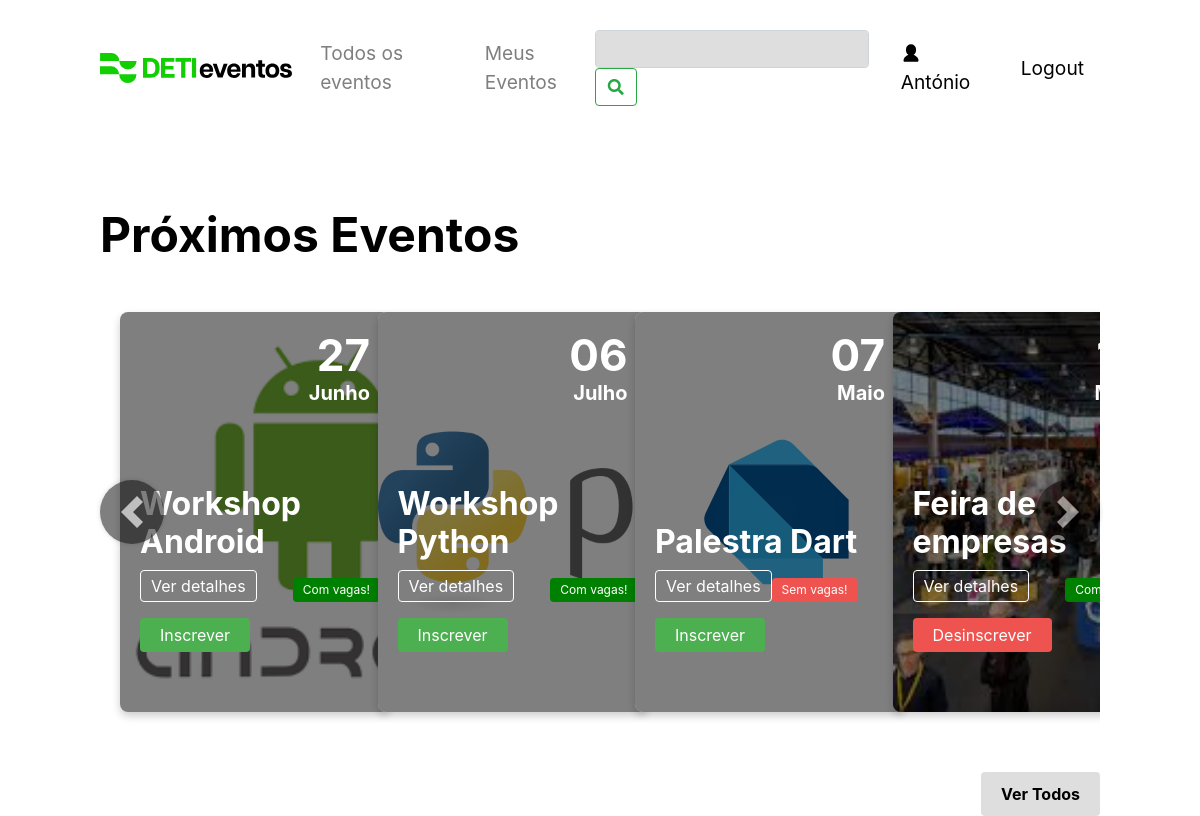
Page /search (signed in) on the committed database.
### tables this page shows
CREATE TABLE users (
    id INTEGER PRIMARY KEY,
    email TEXT NOT NULL,
    name TEXT NOT NULL,
    password TEXT NOT NULL
    );

CREATE TABLE events (
    id INTEGER PRIMARY KEY,
    name TEXT NOT NULL,
    description TEXT NOT NULL,
    location TEXT NOT NULL,
    image TEXT,
    date DATE,
    user_id INTEGER,           
    colaborator TEXT , 
    vagas INTEGER,
    lotacao INTEGER,
    preco INTEGER,
    esgotado boolean DEFAULT 0,
    FOREIGN KEY(user_id) REFERENCES users(id)
    );

### DETI_EVENTOS_CODIGO/app.py (the view)
@app.route('/search', methods=['GET'])
def search():
    search_term = request.args.get('q', '')
    events = search_events(search_term)
    user_id = get_user_id(session.get('user_email'))
    if events is None:
        flash('An error occurred while searching for events', category='error')
        return redirect('/')
    converted_events = []
    for event in events:
        converted_event = list(event)
        converted_event[5] = datetime.strptime(event[5], '%Y-%m-%d').date()
        converted_events.append(tuple(converted_event))
    user_events = get_user_events(user_id)
    user_events = list(user_events)
    is_admin = 'user_email' in session and session.get('user_email') == "admin@gmail.com"
    name = session.get('user_name')
    user = 'user_email' in session
    return render_template('index.html', events=converted_events, is_admin=is_admin, user=user, name=name,user_id=user_id, user_events=user_events)

### DETI_EVENTOS_CODIGO/app.py (called while the page is built)
@app.template_filter('formatdate')
def format_date(value, format='%d-%B'):
    if value is None:
        return ""
    month_names = {
        'January': 'Janeiro', 'February': 'Fevereiro', 'March': 'Março',
        'April': 'Abril', 'May': 'Maio', 'June': 'Junho',
        'July': 'Julho', 'August': 'Agosto', 'September': 'Setembro',
        'October': 'Outubro', 'November': 'Novembro', 'December': 'Dezembro'
    }
    formatted_date = value.strftime(format)
    for eng, pt in month_names.items():
        formatted_date = formatted_date.replace(eng, pt)
    return formatted_date

def search_events(search_term):
    connection = sqlite3.connect('data.db', check_same_thread=False)
    cursor = connection.cursor()
    try:
        cursor.execute("SELECT * FROM events WHERE name LIKE ? OR description LIKE ? ", ('%'+search_term+'%', '%'+search_term+'%'))
        results = cursor.fetchall()
        return results
    except Exception as e:
        print("ERRO" + e)
        return None

### DETI_EVENTOS_CODIGO/models.py (called while the page is built)
def get_user_id(email):
    connection = sqlite3.connect('data.db', check_same_thread=False)
    cursor = connection.cursor()
    cursor.execute("SELECT id FROM users WHERE email = ?", (email,))
    user_id = cursor.fetchall()
    if len(user_id) == 0:
        return None
    return user_id[0][0]

def get_user_events(user_id):
    connection = sqlite3.connect('data.db', check_same_thread=False)
    cursor = connection.cursor()
    try:
        cursor.execute("SELECT * FROM user_events WHERE user_id = ?", (user_id,))
        results = cursor.fetchall()
        return results
    except Exception as e:
        print(e)
        return None

### DETI_EVENTOS_CODIGO/templates/index.html (shortened to what this page needs)
<!DOCTYPE html>
<html lang="en">
<head>
  <link rel="stylesheet" href="https://cdnjs.cloudflare.com/ajax/libs/font-awesome/5.15.1/css/all.min.css">
  <link rel="stylesheet" href="https://stackpath.bootstrapcdn.com/bootstrap/4.3.1/css/bootstrap.min.css">
  <link rel="stylesheet" href="/static/css/navbar_style.css">
  <link rel="stylesheet" href="/static/css/style.css">
  <link rel="stylesheet" href="/static/css/pop_up.css">
  <link rel="stylesheet" href="https://cdnjs.cloudflare.com/ajax/libs/font-awesome/5.15.3/css/all.min.css">
  <link rel="stylesheet" href="https://cdn.jsdelivr.net/npm/sweetalert2@11/dist/sweetalert2.min.css">
</head>
<body>
  <nav class="navbar_style navbar navbar-expand-lg navbar-light bg-light">
    <a href="/">
      <img src="/static/images/DETI.svg" alt="DETI Logo">
    </a>
    <div class="collapse navbar-collapse" id="navbarNav">
      <ul class="navbar-nav">
        <li class="nav-item">
          <a class="nav-link navbar_style_links" href="/todos_os_eventos">Todos os eventos</a>
        </li>
        <li class="nav-item">
          <a class="nav-link navbar_style_links" href="/meus_eventos">Meus Eventos</a>
        </li>
      </ul>
      <form class="form-inline ml-auto" action="/search" method="get">
        <input class="form-control mr-sm-2 navbar_style_search" type="text" placeholder="" name="q"
          aria-label="Campo_Pesquisa">
        <button class="btn btn-outline-success my-2 my-sm-0" type="submit"><i class="fas fa-search"
            aria-label="Botao_Pesquisar"></i></button>
      </form>
        {% if user %}
        <a class="nav-link ml-2 navbar_style_login" href="/meus_eventos">
          <img class="login-icon" src="static/images/user_icon.svg" alt="User Icon">
          {{ name }}
          {% endif %}
        </a>
        <a class="nav-link ml-2 navbar_style_login" href="/logout">
          Logout
        </a>
    </div>
  </nav>
  <div class="events-header">
    <h1>Próximos Eventos</h1>
  </div>
  <div id="eventCarousel" class="carousel slide">
    <div class="carousel-inner">
      {% for event in events %}
      {% if loop.index0 % 4 == 0 %}
      <div class="carousel-item {% if loop.first %}active{% endif %}">
        <div class="row">
          {% endif %}
          <div class="col-12 col-md-6 col-lg-3">
            <div class="event-card"
              style="background-image: url('{{event[4]}}'); background-size: cover; margin: 20px;">
              <div class="event-content">
                <div class="event-day">{{ event[5]|formatdate('%d') }}</div>
                <div class="event-month">{{ event[5]|formatdate('%B') }}</div>
              </div>
              <div class="event-info">
                <h2 class="event-title">{{event[1]}}</h2>
                <div class="event-details">
                  <p class="event-details-btn" id="details-btn" data-event-id="{{ event[0] }}"
                    data-event-title="{{ event[1] }}" data-event-description="{{ event[2] }}"
                    data-event-organizer="{{ event[3] }}" data-event-image="{{ event[4] }}"
                    data-event-date="{{ event[5] }}" data-event-capacity="{{ event[8] }}"
                    data-event-price="{{ event[9] }}" data-event-vacancies="{{ event[10] }}"
                    data-event-location="{{ event[6] }}" data-event-collaborator="{{ event[7] }}"
                    data-event-category="{{ event[12] }}">Ver detalhes</p>
                  {% if event[11]%}
                  <p class="event-status-btn"> Sem vagas!</p>
                  {% endif %}
                  {% if not event[11]%}
                  <p class="event-status-btn-verde"> Com vagas!</p>
                  {% endif %}
                </div>
                {% if not is_admin %}
                {% if user_events[1][0] == user_id and event[0] == user_events[1][1] %}
                <form method="POST" action="/desinscrever/{{ event[0] }}">
                  <button type="submit" class="desinscrever-button">Desinscrever</button>
                </form>
                {% else %}
                <form method="POST" action="/inscrever/{{ event[0] }}">
                  <button type="submit" class="inscrever-button">Inscrever</button>
                </form>
                  {% endif %}
                {% endif %}
              </div>
            </div>
          </div>
          {% if loop.index0 % 4 == 3 or loop.last %}
        </div>
      </div>
      {% endif %}
      {% endfor %}
    </div>
    <a class="carousel-control-prev" href="#eventCarousel" role="button" data-slide="prev">
      <span class="carousel-control-prev-icon" aria-hidden="true"></span>
    </a>
    <a class="carousel-control-next" href="#eventCarousel" role="button" data-slide="next">
      <span class="carousel-control-next-icon" aria-hidden="true"></span>
    </a>
  </div>
  <div class="view-all-container">
    <button class="view-all-button" onclick="window.location.href = '/todos_os_eventos'">Ver Todos</button>
  </div>
</body>
</html>

### DETI_EVENTOS_CODIGO/static/css/navbar_style.css (style rules this page uses)
.navbar_style { padding: 30px 0px; margin-bottom: 70px; display: flex; background-color: white !important; font-size: 1.2rem !important; }
.navbar_style img { height: 30px; }
.nav-item { margin-left: 20px !important; }
.navbar_style_login { color: #000 !important; }
.navbar_style_search { background-color: #DEDEDE !important; }
.login-icon { height: 20px; width: 20px; margin-top: -3px; }

### DETI_EVENTOS_CODIGO/static/css/style.css (style rules this page uses)
:root { --primary-color: #4CAF50; --secundary-color: black; }
body { margin: 0; padding: 0 100px; font-family: Inter, sans-serif; }
h1 { color: black; font-weight: 700; font-size: 3rem; }
h2 { color: black; font-weight: 700; font-size: 3rem; }
.navbar { background-color: white; color: var(--secundary-color); overflow: auto; }
.events-header { display: flex; margin-bottom: 20px; justify-content: space-between; align-items: center; }
.view-all-container { display: flex; margin-top: 40px; justify-content: flex-end; }
.view-all-button { padding: 10px 20px; background-color: #DEDEDE; color: black; border: none; font-weight: 700; border-radius: 4px; cursor: pointer; text-align: left; }
.event-card { position: relative; width: 270px; height: 25rem; padding: 20px; border-radius: 8px; box-shadow: 0 4px 8px rgba(0, 0, 0, 0.2); overflow: hidden; margin-right: 20px; background: #fff; margin: 20px; }
.event-card::before { content: ""; position: absolute; top: 0; right: 0; bottom: 0; left: 0; background: rgba(0, 0, 0, 0.5); }
.event-info { position: absolute; bottom: 15%; padding-right: 10px; }
.event-title { margin: 8px 0; font-size: 2rem; color: white; }
.event-details-btn, .event-status-btn, .event-status-btn-verde { padding: 3px 10px; border: none; border-radius: 4px; cursor: pointer; }
.event-details-btn { border: 1px solid white; color: white; }
.event-status-btn { background-color: #ef5350; color: white; font-size: 12px; }
.event-status-btn-verde { background-color: green; color: white; font-size: 12px; }
.event-details { display: flex; justify-content: space-between; align-items: flex-end; }
.event-content { display: block; position: relative; text-align: right; color: white; font-size: 2rem; font-weight: 700; }
.event-day { margin-top: -10px; font-size: 44px; }
.event-month { font-size: 1.25rem; margin-top: -10px; }
.event-content, .event-info, .event-details, .event-title, .event-details-btn, .event-status-btn { color: white; }
.inscrever-button { background-color: #4CAF50; color: white; padding: 5px 20px; border: none; border-radius: 4px; cursor: pointer; }
.desinscrever-button { background-color: #ef5350; color: white; padding: 5px 20px; border: none; border-radius: 4px; cursor: pointer; }

### DETI_EVENTOS_CODIGO/static/css/pop_up.css (style rules this page uses)
.carousel-control-prev, .carousel-control-next { width: auto; height: 10px; top: 50%; transform: translateY(-50%); color: #000000; }
.carousel-control-prev-icon, .carousel-control-next-icon { background-color: #000000; background-size: 2rem 2rem; width: 4rem; height: 4rem; border-radius: 50%; }
.carousel-control-prev-icon::before, .carousel-control-next-icon::before { font-size: 2rem; color: white; }
.carousel-control-prev-icon, .carousel-control-next-icon { box-shadow: 0 0 5px rgba(0, 0, 0, 0.3); }

### rows in the picture
users: name "António"
events: image (picture), event "27", event "Junho", name "Workshop Android", esgotado "Com vagas!"
events: image (picture), event "06", event "Julho", name "Workshop Python", esgotado "Com vagas!"
events: image (picture), event "07", event "Maio", name "Palestra Dart", esgotado "Sem vagas!"
events: image (picture), name "Feira de empresas", esgotado "Com vagas!"
